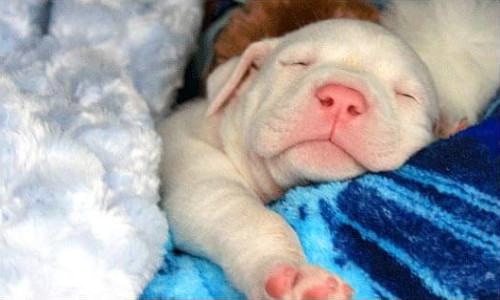
#> input picture dogb.jpg, 500 x 300 px
$ python aula_01.py
#> lines starting #> are read from the running program, lines starting #| are printed output that depends on the picture
import numpy as np
import matplotlib.pyplot as plt
import cv2 as cv
from numpy import bitwise_and, bitwise_or, bitwise_xor, bitwise_not


def show_image(img, nome_janela="imagem"):
    imagem = cv.cvtColor(img, cv.COLOR_BGR2RGB)
    plt.title(nome_janela)
    plt.imshow(imagem)
    plt.show()


# TODO: ADICIONAR FUNÇÃO PARA EXIBIÇÃO EM GRADE: 1x2, 1x3, 2x2...


def get_color(img, x, y):
    return img.item(y, x, 0), img.item(y, x, 1), img.item(y, x, 2)


def set_color(img, x, y, b, g, r):
    img.itemset((y, x, 0), b)
    img.itemset((y, x, 1), g)
    img.itemset((y, x, 2), r)
    return img


def save_image(nome: str, source):
    status = cv.imwrite(nome+'.jpg', source)
    print(f"Imagem salva: {status}")


def show_part(source, y_inicial, x_inicial, tam):
    return source[y_inicial:y_inicial + tam, x_inicial:x_inicial + tam]


def soma_imagens(img1, img2):
    img = cv.add(img1, img2)
    return img


def sub_imagens(img1, img2):
    img = cv.subtract(img1, img2)
    return img


def multiply_imagens(img1, img2):
    img = cv.multiply(img1, img2)
    return img


def divide_imagens(img1, img2):
    img = cv.divide(img1, img2)
    return img


def bitwise_operation(img1, op,  img2=[]):
    if op == 'and':
        res = bitwise_and(img1, img2)
        return res
    elif op == 'or':
        res = bitwise_or(img1, img2)
        return res
    elif op == 'xor':
        res = bitwise_xor(img1, img2)
        return res
    elif op == 'not':
        res = bitwise_not(img1)
        return res
    else:
        print('Operação inválida')
        return


def main():
    image1 = cv.imread('dogb.jpg')
#> image1 is the input picture: shape (300, 500, 3); mean B, G, R 166.6, 161.2, 157.5
    image2 = cv.imread('doga.jpg')
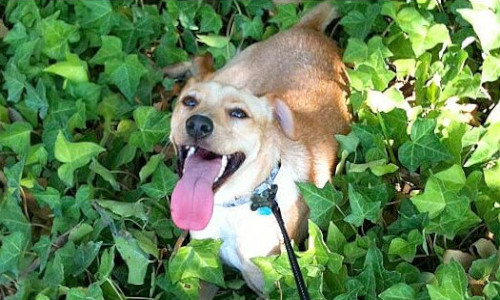
#> input picture doga.jpg, 500 x 300 px
#> image2 is the input picture: shape (300, 500, 3); mean B, G, R 85.5, 134.6, 100.9

    # altura, largura, qtd_canais = image.shape
    # print(f'Altura: {altura}\nLargura: {largura}\nQuantidade de canais: {qtd_canais}')
    #
    # for y in range(0, altura):
    #     for x in range(0, largura):
    #         # Busca a informação de cor do pixel
    #         # o último argumento representa o canal (BGR)
    #         blue, green, red = get_color(image, x, y)
    #
    #         # exibindo apenas um canal
    #         # no exemplo eu deixo apenas o azul
    #         # image = set_color(image, x, y, 0, 0, red)
    #
    #
    # # showImage(image)
    # # save_image("nova_imagem.png", image)
    # recorte = show_part(image, 98, 190, 15)
    # showImage(recorte)

    # Realizando soma
    # resultado = soma_imagens(image1, image2)
    # showImage(resultado)

    # Realizando subtração de imagens
    # resultado = sub_imagens(image1, image2)
    # showImage(resultado)

    # Realizando multiplicação de imagens
    # resultado = multiply_imagens(image1, image2)
    # showImage(resultado)

    # Realizando divisão de imagens
    # resultado = divide_imagens(image1, image2)
    # show_image(resultado, nome_janela="imagem dividida")

    # OPERAÇÕES COM BITWISE
    bit_not = bitwise_operation(img1=image1, img2=image2, op='not')
#> in bitwise_operation, `res = bitwise_not(img1)`:
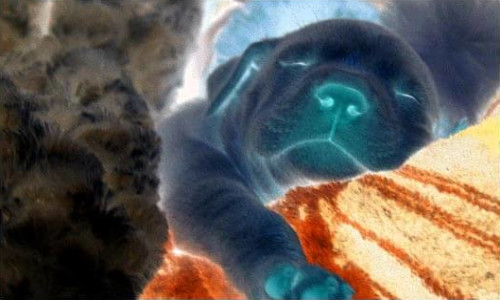
#> res: shape (300, 500, 3); mean B, G, R 88.4, 93.8, 97.5
    bit_and = bitwise_operation(img1=image1, img2=image2, op='and')
#> call 2 of bitwise_operation, with op = 'and'
#> in bitwise_operation (call 2), `res = bitwise_and(img1, img2)`:
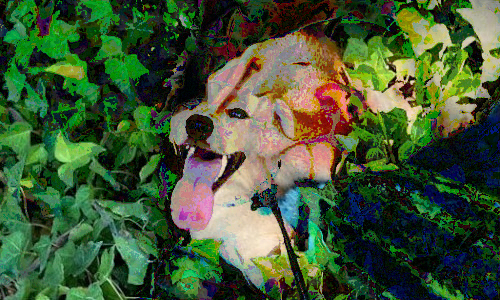
#> res: shape (300, 500, 3); mean B, G, R 53.3, 87.1, 66
    bit_or = bitwise_operation(img1=image1, img2=image2, op='or')
#> call 3 of bitwise_operation, with op = 'or'
#> in bitwise_operation (call 3), `res = bitwise_or(img1, img2)`:
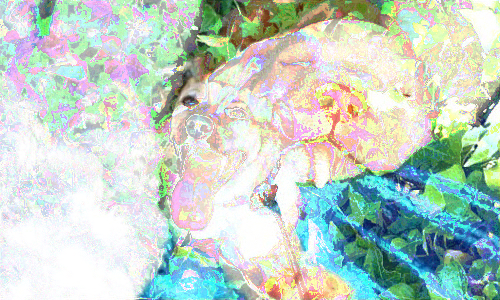
#> res: shape (300, 500, 3); mean B, G, R 198.8, 208.6, 192.5
    bit_xor = bitwise_operation(img1=image1, img2=image2, op='xor')
#> call 4 of bitwise_operation, with op = 'xor'
#> in bitwise_operation (call 4), `res = bitwise_xor(img1, img2)`:
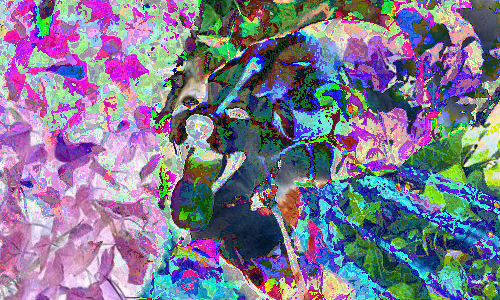
#> res: shape (300, 500, 3); mean B, G, R 145.5, 121.6, 126.5
    # [13 lines of commented-out code are left out]


if __name__ == "__main__":
    main()
